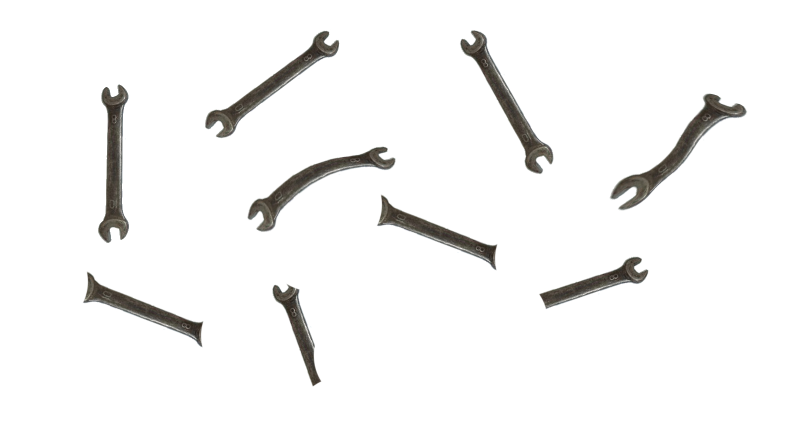
//> input picture spanners/gk.jpg, 1592 x 876 px (shown at 1/2 size)
$ ./main   (built with g++ and OpenCV 4)
//> lines starting //> are read from the running program, lines starting //| are printed output that depends on the picture; after the words box and inside, x2 and y2 are one past the last pixel; in counts of white or black regions, pixels touching at a corner belong together
#include "opencv2\imgproc.hpp"
#include "opencv2\highgui.hpp"
#include "opencv2\opencv.hpp"


using namespace std;
using namespace cv;


int main()
{
	string window = "original";

	Scalar right_gk(0, 255, 0);//цвет обводки ключа
	Scalar wrong_gk(0, 0, 255);


	namedWindow(window, CV_WINDOW_FULLSCREEN);


	Mat img = imread("gk.jpg");
//> img is the input picture: 876 rows x 1592 cols, CV_8UC3; mean B, G, R 244, 244.5, 244.8
	Mat img2 = imread("gk_tmplt.jpg");
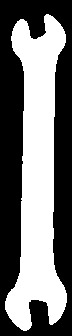
//> input picture spanners/gk_tmplt.jpg, 72 x 336 px
//> img2 is the input picture: 336 rows x 72 cols, CV_8UC3; min 0, max 255, mean 114.8

	cvtColor(img, img, CV_BGR2GRAY);
//> img: 876 rows x 1592 cols, CV_8UC1
	cvtColor(img2, img2, CV_BGR2GRAY);
//> img2: 336 rows x 72 cols, CV_8UC1

	Mat img1;
	Mat img3;


	threshold(img,img1,245,255,THRESH_BINARY_INV);
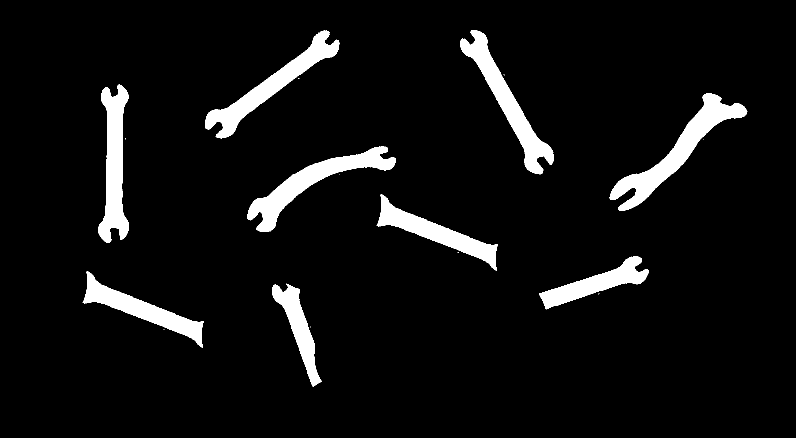
//> img1: 876 rows x 1592 cols, CV_8UC1 (shown at 1/2 size); 6.5% white; 18 white regions (9 under 20 px), largest, box (x1, y1, x2, y2) and area: (1219, 186, 1495, 422) 13273, (495, 293, 792, 464) 11764, (920, 60, 1108, 349) 11317
	threshold(img2, img3, 245, 255, THRESH_BINARY);
//> img3: 336 rows x 72 cols, CV_8UC1; 45% white; 1 white region


	vector<vector<Point>> cnts;
	vector<vector<Point>> cnts_gk;


	findContours(img1, cnts, CV_RETR_EXTERNAL, CV_CHAIN_APPROX_NONE);
//> cnts = 18 contours, 9 with area under 20; largest, box (x1, y1, x2, y2) and area: (1219, 186, 1495, 422) 12894, (495, 293, 792, 464) 11389, (920, 60, 1108, 349) 10962, (410, 61, 679, 277) 10910, (196, 169, 258, 486) 10522
	findContours(img3, cnts_gk, CV_RETR_EXTERNAL, CV_CHAIN_APPROX_NONE);
//> cnts_gk = 1 contour; box (x1, y1, x2, y2) and area: (5, 14, 67, 331) 10506


	for (int i = 0; i < cnts.size(); i++)//чем matchShapes значение этой функции, тем более похожи ключи
	{
//> (the run ends here: the program needs code that is not available in this run, at `double diff = matchShapes(cnts[i], cnts_gk[0], ShapeMatchModes::CV_CON..`)
